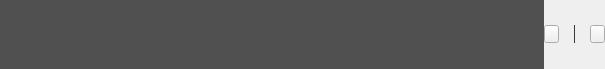
<?xml version="1.0" encoding="UTF-8"?>
<ui version="4.0">
 <class>CategoryBigWidget</class>
 <widget class="QWidget" name="CategoryBigWidget">
  <property name="geometry">
   <rect>
    <x>0</x>
    <y>0</y>
    <width>605</width>
    <height>69</height>
   </rect>
  </property>
  <property name="windowTitle">
   <string>Form</string>
  </property>
  <layout class="QHBoxLayout" name="horizontalLayout_2">
   <property name="spacing">
    <number>0</number>
   </property>
   <property name="leftMargin">
    <number>0</number>
   </property>
   <property name="topMargin">
    <number>0</number>
   </property>
   <property name="rightMargin">
    <number>0</number>
   </property>
   <property name="bottomMargin">
    <number>0</number>
   </property>
   <item>
    <widget class="CategoryBigListView" name="listView">
     <property name="minimumSize">
      <size>
       <width>0</width>
       <height>0</height>
      </size>
     </property>
     <property name="maximumSize">
      <size>
       <width>16777215</width>
       <height>16777215</height>
      </size>
     </property>
     <property name="styleSheet">
      <string notr="true">QListView{
border:none;
background-color: rgb(81, 80, 80);
}</string>
     </property>
    </widget>
   </item>
   <item>
    <layout class="QHBoxLayout" name="horizontalLayout">
     <property name="spacing">
      <number>15</number>
     </property>
     <item>
      <widget class="QPushButton" name="lastPageButton">
       <property name="minimumSize">
        <size>
         <width>15</width>
         <height>18</height>
        </size>
       </property>
       <property name="maximumSize">
        <size>
         <width>15</width>
         <height>18</height>
        </size>
       </property>
       <property name="styleSheet">
        <string notr="true">QPushButton{
border-image: url(:/setImage/left.png);
}

QPushButton:pressed{
border-image: url(:/setImage/left_press.png);
}
</string>
       </property>
       <property name="text">
        <string/>
       </property>
      </widget>
     </item>
     <item>
      <widget class="QWidget" name="widget" native="true">
       <property name="minimumSize">
        <size>
         <width>1</width>
         <height>18</height>
        </size>
       </property>
       <property name="maximumSize">
        <size>
         <width>1</width>
         <height>18</height>
        </size>
       </property>
       <property name="styleSheet">
        <string notr="true">border: 1px solid #383838;
</string>
       </property>
      </widget>
     </item>
     <item>
      <widget class="QPushButton" name="nextPageButton">
       <property name="minimumSize">
        <size>
         <width>15</width>
         <height>18</height>
        </size>
       </property>
       <property name="maximumSize">
        <size>
         <width>15</width>
         <height>18</height>
        </size>
       </property>
       <property name="styleSheet">
        <string notr="true">QPushButton{
border-image: url(:/setImage/right.png);
}

QPushButton:pressed{
border-image: url(:/setImage/right_press.png);
}
</string>
       </property>
       <property name="text">
        <string/>
       </property>
      </widget>
     </item>
    </layout>
   </item>
  </layout>
 </widget>
 <customwidgets>
  <customwidget>
   <class>CategoryBigListView</class>
   <extends>QListView</extends>
   <header>categorybiglistview.h</header>
  </customwidget>
 </customwidgets>
 <resources/>
 <connections/>
</ui>
